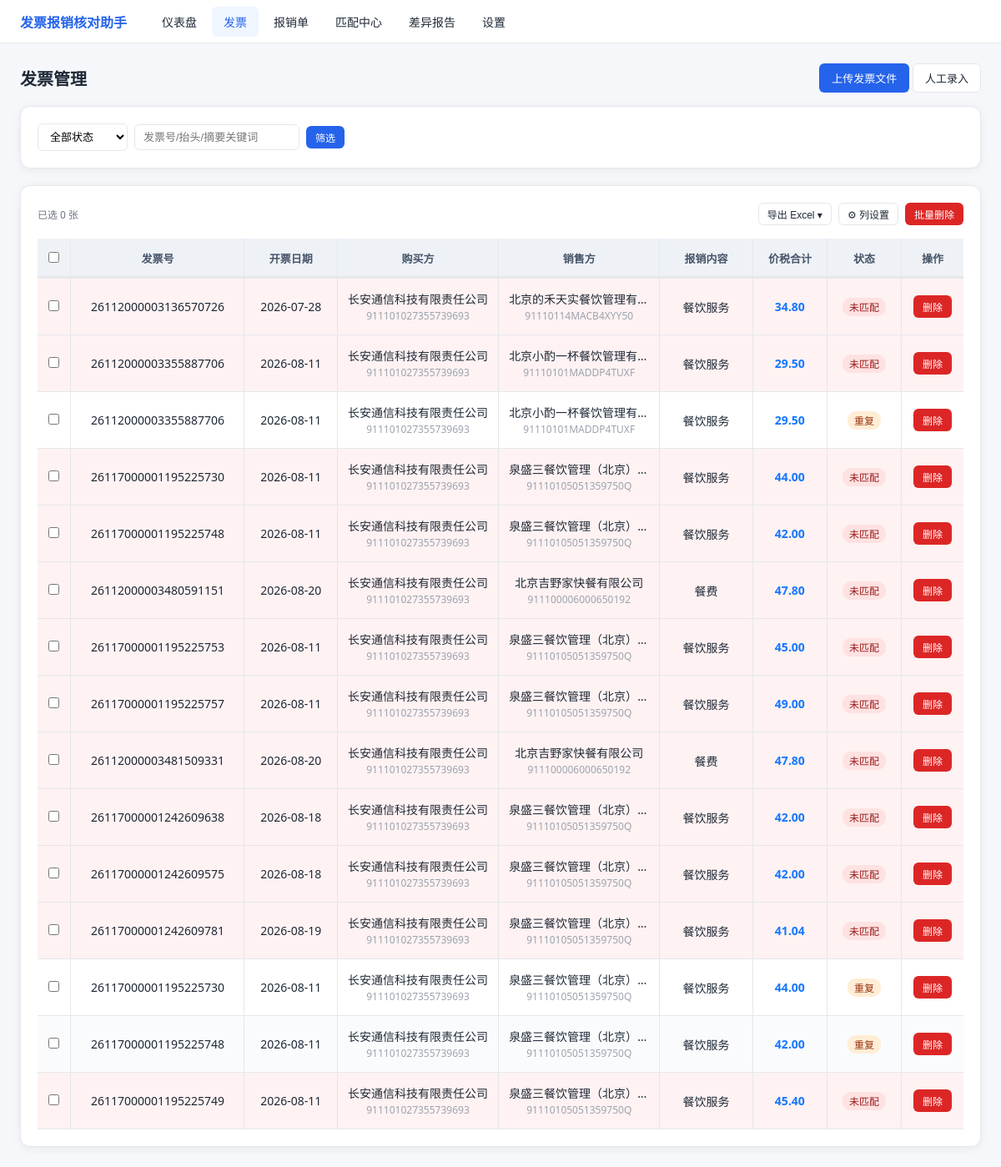
The app's page /invoices, older data.
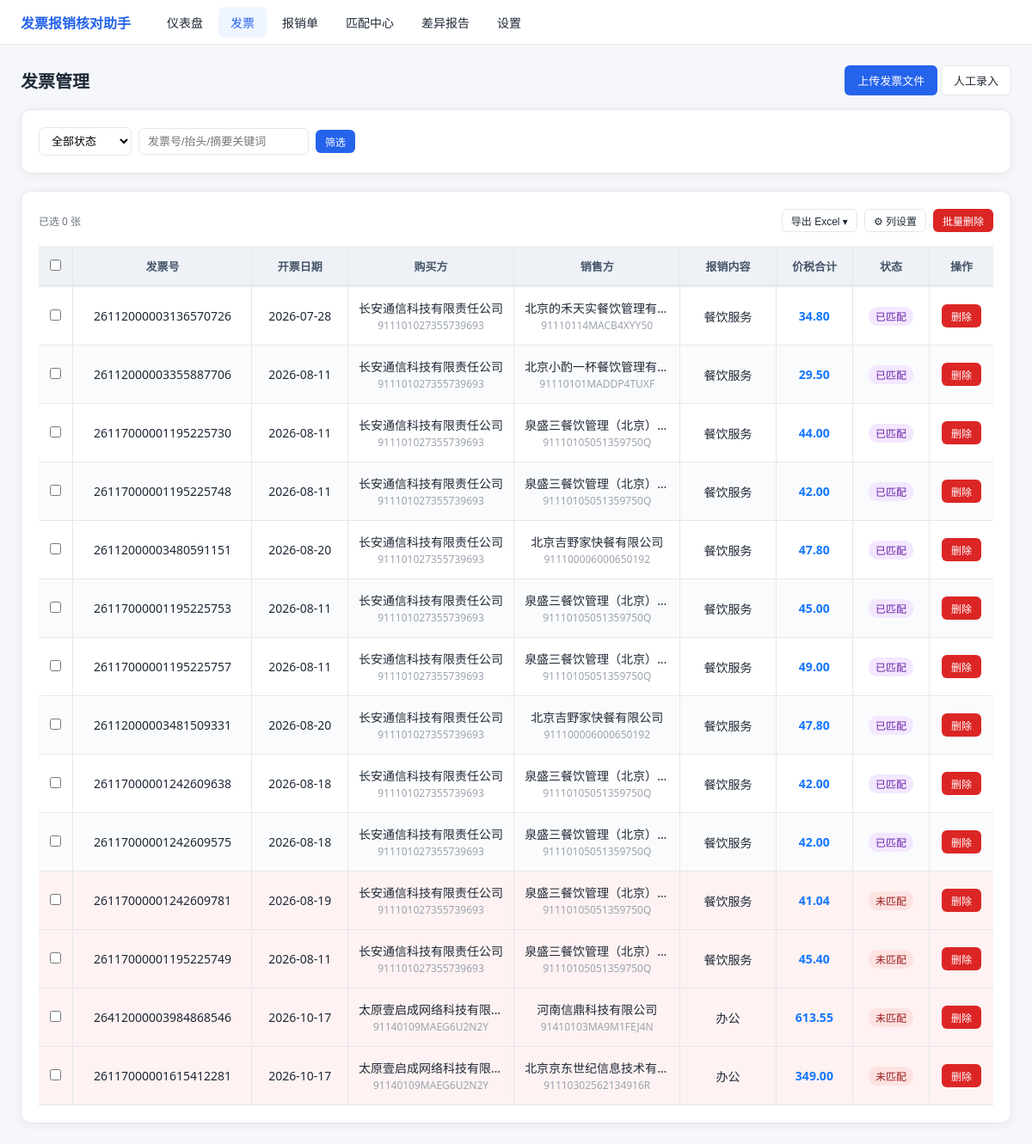
The same page, newer data.
### tables this page shows
CREATE TABLE invoice (
    id               INTEGER PRIMARY KEY AUTOINCREMENT,
    file_hash        TEXT NOT NULL,
    source_path      TEXT,
    file_type        TEXT NOT NULL CHECK(file_type IN ('pdf','ofd','xml','jpg','jpeg','png')),
    invoice_code     TEXT NOT NULL DEFAULT '',
    invoice_no       TEXT NOT NULL DEFAULT '',
    invoice_date     TEXT,
    buyer_name       TEXT NOT NULL DEFAULT '',
    buyer_tax_no     TEXT NOT NULL DEFAULT '',
    seller_name      TEXT NOT NULL DEFAULT '',
    seller_tax_no    TEXT NOT NULL DEFAULT '',
    amount           TEXT,
    tax_amount       TEXT,
    total_amount     TEXT,
    tax_rate         TEXT NOT NULL DEFAULT '',
    item_summary     TEXT NOT NULL DEFAULT '',
    check_code       TEXT NOT NULL DEFAULT '',
    raw_json         TEXT NOT NULL DEFAULT '{}',
    parse_engine     TEXT NOT NULL CHECK(parse_engine IN ('xml','ofd','pdf_text','ocr','manual')),
    parse_confidence REAL NOT NULL DEFAULT 0.0 CHECK(parse_confidence BETWEEN 0 AND 1),
    status           TEXT NOT NULL DEFAULT 'PARSING'
                     CHECK(status IN ('PARSING','PARSED','NORMAL','ABNORMAL','DUPLICATE','MATCHED')),
    is_red_flush     INTEGER NOT NULL DEFAULT 0,
    created_at       TEXT NOT NULL DEFAULT (datetime('now','localtime')),
    updated_at       TEXT NOT NULL DEFAULT (datetime('now','localtime'))
);

### app/web/pages.py (the view)
@pages.get("/invoices", response_class=HTMLResponse)
def invoices_page(request: Request, status: str = "", q: str = ""):
    if status == "unmatched":
        status = "NORMAL"
    rows = invoice_service.list_invoices(status=status or None, keyword=q or None)
    return templates.TemplateResponse(request, "invoices.html", {
        "request": request, "rows": rows,
        "status": status, "q": q,
        "counts": invoice_service.invoice_status_counts(),
    })

### app/web/templates/invoices.html (shortened to what this page needs)
{% extends "base.html" %}
{% block content %}
<div style="display:flex;justify-content:space-between;align-items:center;margin-bottom:16px;">
  <h1 style="font-size:20px;">发票管理</h1>
  <div>
    <button class="btn" onclick="openModal()">上传发票文件</button>
    <button class="btn btn-outline" onclick="openModalManual()">人工录入</button>
  </div>
</div>
<div class="card">
  <form class="inline" method="get">
    <select name="status">
      <option value="">全部状态</option>
    </select>
    <input name="q" value="{{ q }}" placeholder="发票号/抬头/摘要关键词">
    <button class="btn btn-sm">筛选</button>
  </form>
</div>
<div class="card">
  {% if rows %}
  <div style="display:flex;justify-content:space-between;align-items:center;margin-bottom:16px;">
    <span class="muted" id="selInfo">已选 0 张</span>
    <div style="display:flex;gap:8px;align-items:center;">
      <div class="col-settings" id="exportMenu">
        <button class="btn btn-outline btn-sm" type="button" onclick="toggleExportPanel(event)">导出 Excel ▾</button>
      </div>
      <div class="col-settings" id="colSettings">
        <button class="btn btn-outline btn-sm" type="button" onclick="toggleColPanel(event)" title="列设置">⚙ 列设置</button>
      </div>
      <button class="btn btn-danger btn-sm" id="btnBatchDel" onclick="batchDelete()" disabled>批量删除</button>
    </div>
  </div>
  <div class="table-scroll">
  <table class="invoice-table">
    <colgroup>
      <col class="col-check">
      <col class="col-invoice_no">
      <col class="col-invoice_date">
      <col class="col-buyer">
      <col class="col-seller">
      <col class="col-item_summary">
      <col class="col-amount">
      <col class="col-tax_amount">
      <col class="col-total_amount">
      <col class="col-status">
      <col class="col-action">
    </colgroup>
    <thead>
    <tr>
      <th class="col-check fixed-left"><input type="checkbox" id="chkAll" onchange="toggleAll(this)"></th>
      <th class="col-invoice_no fixed-left">发票号</th>
      <th class="col-invoice_date">开票日期</th>
      <th class="col-buyer">购买方</th>
      <th class="col-seller">销售方</th>
      <th class="col-item_summary">报销内容</th>
      <th class="col-total_amount col-number">价税合计</th>
      <th class="col-status fixed-right col-state">状态</th>
      <th class="col-action fixed-right">操作</th>
    </tr>
    </thead>
    <tbody>
    {% for i in rows %}
    <tr id="row-{{ i.id }}"{% if i.status == 'NORMAL' %} class="row-unmatched"{% endif %}>
      <td class="col-check fixed-left"><input type="checkbox" class="chk-inv" value="{{ i.id }}" onchange="refreshSel()"></td>
      <td class="col-invoice_no fixed-left" title="{{ i.invoice_no or '' }}">{{ i.invoice_no or '—' }}</td>
      <td class="col-invoice_date">{{ i.invoice_date or '—' }}</td>
      <td class="col-buyer">
        <div class="cell-dual">
          <div class="c-name" title="{{ i.buyer_name or '' }}">{{ i.buyer_name or '—' }}</div>
          <div class="c-tax">{{ i.buyer_tax_no or '—' }}</div>
        </div>
      </td>
      <td class="col-seller">
        <div class="cell-dual">
          <div class="c-name" title="{{ i.seller_name or '' }}">{{ i.seller_name or '—' }}</div>
          <div class="c-tax">{{ i.seller_tax_no or '—' }}</div>
        </div>
      </td>
      <td class="col-item-summary editable" title="{{ i.item_summary_raw or i.item_summary or '' }}（双击编辑）" data-inv-id="{{ i.id }}" ondblclick="editItemSummary(this)">{{ i.item_summary or '—' }}</td>
      <td class="col-total_amount col-number cell-amount"><b>{% if i.total_amount %}{{ '%.2f'|format(i.total_amount|float) }}{% else %}—{% endif %}</b></td>
      <td class="col-status fixed-right col-state"><span class="badge {% if i.status == 'NORMAL' %}badge-red{% else %}{{ i.status|badge }}{% endif %}">{{ i.status|status_cn }}</span></td>
      <td class="col-action fixed-right">
        <button class="btn btn-sm btn-danger" onclick="delOne({{ i.id }}, '{{ i.invoice_no or i.id }}')">删除</button>
      </td>
    </tr>
    {% endfor %}
    </tbody>
  </table>
  </div>
  {% else %}<p class="muted">暂无发票，点击右上角"上传发票文件"开始导入</p>{% endif %}
</div>
{% endblock %}

Row changes from the older to the newer data that the page shows:
removed invoice: invoice_no "26112000003355887706", invoice_date "2026-08-11", buyer_name "长安通信科技有限责任公司", buyer_tax_no "911101027355739693", seller_name "北京小酌一杯餐饮管理有…", seller_tax_no "91110101MADDP4TUXF", item_summary "餐饮服务", total_amount "29.50", status|status_cn "重复"
removed invoice: invoice_no "26117000001195225730", invoice_date "2026-08-11", buyer_name "长安通信科技有限责任公司", buyer_tax_no "911101027355739693", seller_name "泉盛三餐饮管理（北京）…", seller_tax_no "91110105051359750Q", item_summary "餐饮服务", total_amount "44.00", status|status_cn "重复"
removed invoice: invoice_no "26117000001195225748", invoice_date "2026-08-11", buyer_name "长安通信科技有限责任公司", buyer_tax_no "911101027355739693", seller_name "泉盛三餐饮管理（北京）…", seller_tax_no "91110105051359750Q", item_summary "餐饮服务", total_amount "42.00", status|status_cn "重复"
changed invoice "91110114MACB4XYY50": status "NORMAL" → "MATCHED" (drawn); status|status_cn "未匹配" → "已匹配"
changed invoice "91110101MADDP4TUXF": status "NORMAL" → "MATCHED" (drawn); status|status_cn "未匹配" → "已匹配"
changed invoice (number 3 of 14 on the later page): status "NORMAL" → "MATCHED" (drawn); status|status_cn "未匹配" → "已匹配"
changed invoice (number 4 of 14 on the later page): status "NORMAL" → "MATCHED" (drawn); status|status_cn "未匹配" → "已匹配"
changed invoice (number 5 of 14 on the later page): item_summary "餐费" → "餐饮服务"; status "NORMAL" → "MATCHED" (drawn); status|status_cn "未匹配" → "已匹配"
changed invoice (number 6 of 14 on the later page): status "NORMAL" → "MATCHED" (drawn); status|status_cn "未匹配" → "已匹配"
changed invoice (number 7 of 14 on the later page): status "NORMAL" → "MATCHED" (drawn); status|status_cn "未匹配" → "已匹配"
changed invoice (number 8 of 14 on the later page): item_summary "餐费" → "餐饮服务"; status "NORMAL" → "MATCHED" (drawn); status|status_cn "未匹配" → "已匹配"
changed invoice (number 9 of 14 on the later page): status "NORMAL" → "MATCHED" (drawn); status|status_cn "未匹配" → "已匹配"
changed invoice (number 10 of 14 on the later page): status "NORMAL" → "MATCHED" (drawn); status|status_cn "未匹配" → "已匹配"
added invoice: invoice_no "26412000003984868546", invoice_date "2026-10-17", buyer_name "太原壹启成网络科技有限…", buyer_tax_no "91140109MAEG6U2N2Y", seller_name "河南信鼎科技有限公司", seller_tax_no "91410103MA9M1FEJ4N", item_summary "办公", total_amount "613.55", status|status_cn "未匹配"
added invoice: invoice_no "26117000001615412281", invoice_date "2026-10-17", buyer_name "太原壹启成网络科技有限…", buyer_tax_no "91140109MAEG6U2N2Y", seller_name "北京京东世纪信息技术有…", seller_tax_no "91110302562134916R", item_summary "办公", total_amount "349.00", status|status_cn "未匹配"
